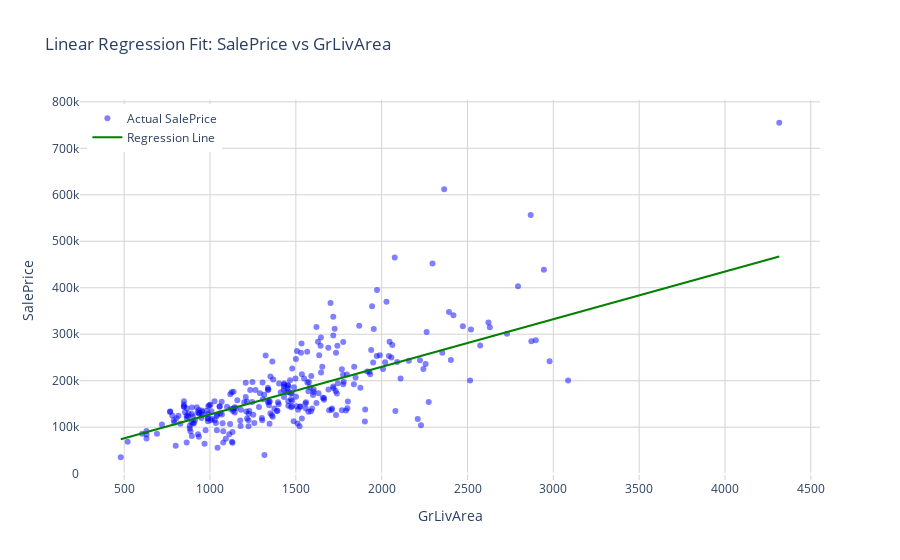

The notebook cell this image was saved under:
### Markdown cell above
##  Plot the Regression Line alongside Actual Data

### Code cell
# Inverse transform scaled X to original scale for plotting
X_test_orig = scaler.inverse_transform(X_test)

# Sort X_test and corresponding predictions for a smooth line plot
sorted_idx = X_test_orig.flatten().argsort()
X_test_sorted = X_test_orig[sorted_idx]
y_pred_sorted = y_pred[sorted_idx]

# Create figure
fig = go.Figure()

# Add scatter plot of actual values
fig.add_trace(go.Scatter(
    x=X_test_orig.flatten(),
    y=y_test,
    mode='markers',
    name='Actual SalePrice',
    marker=dict(color='blue', opacity=0.5)
))

# Add regression line
fig.add_trace(go.Scatter(
    x=X_test_sorted.flatten(),
    y=y_pred_sorted,
    mode='lines',
    name='Regression Line',
    line=dict(color='green', width=2)
))

# Update layout
fig.update_layout(
    title='Linear Regression Fit: SalePrice vs GrLivArea',
    xaxis_title='GrLivArea',
    yaxis_title='SalePrice',
    legend=dict(yanchor="top", y=0.99, xanchor="left", x=0.01),
    hovermode='x unified',
    showlegend=True,
    plot_bgcolor='white',
    paper_bgcolor='white',
    xaxis=dict(showgrid=True, gridwidth=1, gridcolor='lightgray'),
    yaxis=dict(showgrid=True, gridwidth=1, gridcolor='lightgray')
)

fig.show()

### Figure 1 — Plotly figure (JSON) as saved in the notebook; plotly's stock layout.template omitted (floating-point values rounded to 4 significant figures; data arrays with more than 128 entries replaced by an {"elided": "..."} marker saying what was removed)
{"data": [{"marker": {"color": "blue", "opacity": 0.5}, "mode": "markers", "name": "Actual SalePrice", "type": "scatter", "x": {"elided": "292 float values"}, "y": {"elided": "292 int values"}}, {"line": {"color": "green", "width": 2}, "mode": "lines", "name": "Regression Line", "type": "scatter", "x": {"elided": "292 float values"}, "y": {"elided": "292 float values"}}], "layout": {"autosize": true, "hovermode": "x unified", "legend": {"x": 0.01, "xanchor": "left", "y": 0.99, "yanchor": "top"}, "paper_bgcolor": "white", "plot_bgcolor": "white", "showlegend": true, "title": {"text": "Linear Regression Fit: SalePrice vs GrLivArea"}, "xaxis": {"autorange": true, "gridcolor": "lightgray", "gridwidth": 1, "range": [247.9, 4548.0], "showgrid": true, "title": {"text": "GrLivArea"}, "type": "linear"}, "yaxis": {"autorange": true, "gridcolor": "lightgray", "gridwidth": 1, "range": [-24080.0, 814400.0], "showgrid": true, "title": {"text": "SalePrice"}, "type": "linear"}}}
